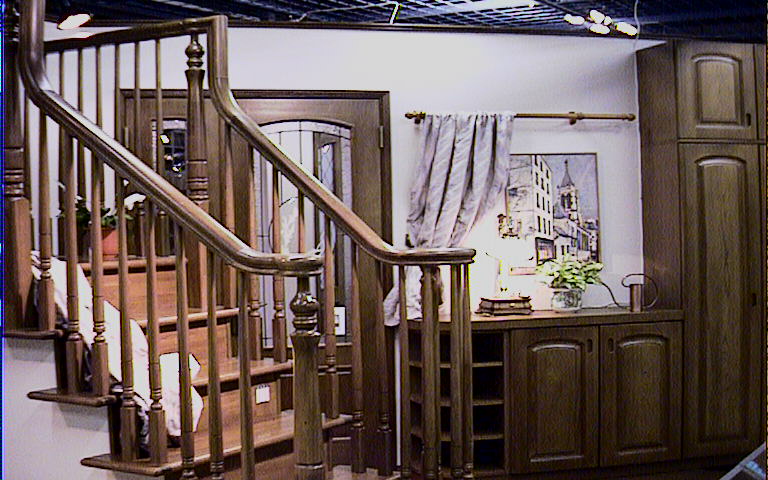
//> input picture 20191031_blurAndRelief/cap3_07a.bmp, 768 x 480 px
$ ./radial_and_relief_main   (built with g++ and OpenCV 4)
//> lines starting //> are read from the running program, lines starting //| are printed output that depends on the picture
#include <opencv2/opencv.hpp>
#include <iostream>
#include <stdlib.h>

using namespace std;
using namespace cv;

void effect_3_14(Mat img, Mat outimg, double ef);
void effect_3_19(Mat img, Mat outimg);
int absi(int x);
int crgb(int x);
void adjustLightSourse();
int lighting(int g, double dx, double dy, double dz, double x, double y, double z);

double lx = -1.0, ly = -1.0, lz = 1.0;
double mil = 130;
double env = 30;
#define NN 17
#define NF 8

int main() {

	Mat src, res1, res2;
	src = imread("cap3_07a.bmp"); //test image
//> src is the input picture: 480 rows x 768 cols, CV_8UC3; mean B, G, R 90.1, 93, 108.8
	imshow("src", src);


	res1 = src.clone();
	res2 = src.clone();


	effect_3_14(src, res1, 50);
//> the loop in effect_3_14, `for (y = 0; y <= y2; y++)` made 480 passes
//> (rr, gg, bb, dy) on passes 1 to 3: (128, 155, 295, -239.5), (34, 49, 192, -238.5), (139, 154, 300, -237.5)
//> after the loop in effect_3_14, `for (y = 0; y <= y2; y++)`: rr = 708; gg = 642; bb = 638; oo = 11; dx = 383.5; dy = 239.5; rate = 6.25; pat_sum = 11
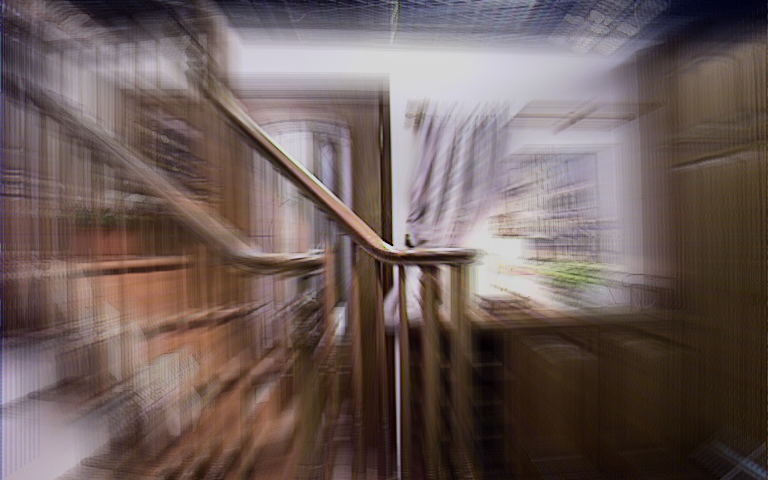
//> res1: 480 rows x 768 cols, CV_8UC3; mean B, G, R 90.1, 93.3, 109.1
	effect_3_19(src, res2);
//> the loop in effect_3_19, `for (y = y1; y <= y2; y++)` made 480 passes
//> (rrx, rry) on passes 1 to 3: (5, -9), (5, 1), (12, -218)
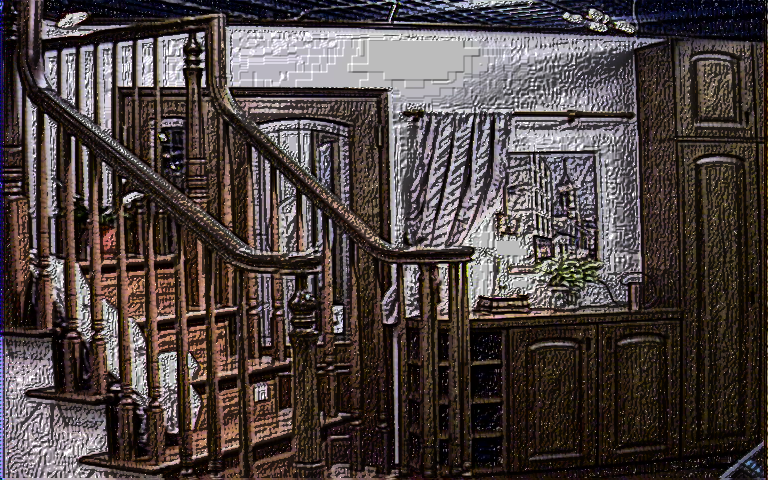
//> res2: 480 rows x 768 cols, CV_8UC3; mean B, G, R 64.5, 66.3, 76.3

	imshow("radial blur ", res1);
	imshow("relief transformation", res2);

	imwrite("radial_blur.bmp", res1);
	imwrite("relief_transformation.bmp", res2);

	waitKey(0);
	return 0;
}
int absi(int x)
{
	if (x < 0) return -x;
	return x;
}

int crgb(int x)
{
	if (x < 0) return 0;
	if (x > 255) return 255;
	return x;
}

void effect_3_14(Mat img, Mat outimg, double ef)// 放射狀模糊化
{
	int val;
	double rate;
	int i;
	int x, y;
	int xx, yy;
	int rr, gg, bb, oo;
	int endn;
	Vec3b col, ncol;
	int mx;
	int pat_sum, pat;
	double rad, dis, disI;
	double ox, oy;
	double disMAX;
	double dx, dy;
	int x1, y1, x2, y2;

	x1 = 0;
	y1 = 0;
	x2 = img.cols - 1;
	y2 = img.rows - 1;

	ox = (double)(x2 - x1) / 2.0;
	oy = (double)(y2 - y1) / 2.0;
	dx = (double)x2 - ox;
	dy = (double)y2 - oy;
	disMAX = sqrt(dx*dx + dy * dy);

	for (y = 0; y <= y2; y++) {
		for (x = 0; x <= x2; x++) {
			rr = gg = bb = oo = 0;
			dx = (double)x - ox;
			dy = (double)y - oy;
			if (dx != 0.0) rad = atan(dy / dx);
			else rad = 3.14159265 / 2.0;
			dis = sqrt(dx*dx + dy * dy);
			rate = ef * dis / disMAX;
			rate /= ((double)NF);
			pat_sum = 0;

			for (i = 0; i<NN; i++) {
				if (i == NF) pat = 3;
				else pat = 1;
				disI = (double)(i - NF)*rate;
				xx = (int)(disI*cos(rad)) + x;
				yy = (int)(disI*sin(rad)) + y;
				if (yy >= 0 && yy < img.rows) {
					if (xx >= 0 && xx < img.cols) {
						ncol.val[2] = img.ptr<Vec3b>(yy)[xx].val[2];
						ncol.val[1] = img.ptr<Vec3b>(yy)[xx].val[1];
						ncol.val[0] = img.ptr<Vec3b>(yy)[xx].val[0];
						rr += ncol.val[2] * pat;
						gg += ncol.val[1] * pat;
						bb += ncol.val[0] * pat;
						oo += pat;
						pat_sum += pat;
					}
				}
			}
			if (y >= 0 && y < img.rows) {
				if (x  >= 0 && x< img.cols) {
					col.val[2] = rr / (oo);
					col.val[1] = gg / (oo);
					col.val[0] = bb / (oo);
					outimg.at<Vec3b>(y, x) = col;
				}
			}
		}
	}
}
void effect_3_19(Mat img, Mat outimg) //浮雕處理
{
	int val;
	int sobel1[9] = {
		1, 0,-1,
		2, 0,-2,
		1, 0,-1 };
	int sobel2[9] = {
		1, 2, 1,
		0, 0, 0,
		-1,-2,-1 };
	int x, y;
	int xx, yy;
	double dx, dy, dz;
	int hh;
	int du, dd, dl, dr;
	int endn;
	int c1, c2;
	int rrx, ggx, bbx;
	int rry, ggy, bby;
	int rr, gg, bb;
	Vec3b col, ncol, ocol;
	int *sobel;
	int sadr;
	int rate, vh;
	int gray;
	int x1, y1, x2, y2;

	x1 = 0;
	y1 = 0;
	x2 = img.cols - 1;
	y2 = img.rows - 1;

	adjustLightSourse();
	for (y = y1; y <= y2; y++) {
		for (x = x1; x <= x2; x++) {
			rrx = ggx = bbx = 0;
			rry = ggy = bby = 0;
			sadr = 0;
			for (yy = 0; yy<3; yy++) {
				for (xx = 0; xx<3; xx++) {
					if (y + yy-1 >= 0 && y + yy -1 < img.rows) {
						if (x + xx - 1 >= 0 && x + xx -1 < img.cols) {
							col.val[2] = img.ptr<Vec3b>(y + yy - 1)[x + xx - 1].val[2];
							col.val[1] = img.ptr<Vec3b>(y + yy - 1)[x + xx - 1].val[1];
							col.val[0] = img.ptr<Vec3b>(y + yy - 1)[x + xx - 1].val[0];
							rr = col.val[2];
							gg = col.val[1];
							bb = col.val[0];
							gray = (bb * 28 + 77 * rr + gg * 151) / 256;
							rrx += gray * sobel1[sadr];
							rry += gray * sobel2[sadr];
						}
					}
					sadr++;
				}
			}
			dx = (double)rrx;
			dy = (double)rry;
			dz = 16.0;
			if (y + yy - 1 >= 0 && y + yy - 1 < img.rows) {
				if (x + xx - 1 >= 0 && x + xx - 1 < img.cols) {
					ncol.val[2] = img.ptr<Vec3b>(y + yy - 1)[x + xx - 1].val[2];
					ncol.val[1] = img.ptr<Vec3b>(y + yy - 1)[x + xx - 1].val[1];
					ncol.val[0] = img.ptr<Vec3b>(y + yy - 1)[x + xx - 1].val[0];
					rr = lighting(ncol.val[2], dx, dy, dz, (double)(x - x1), (double)(y - y1), 0.0);
					gg = lighting(ncol.val[1], dx, dy, dz, (double)(x - x1), (double)(y - y1), 0.0);
					bb = lighting(ncol.val[0], dx, dy, dz, (double)(x - x1), (double)(y - y1), 0.0);
					ocol.val[2] = rr;
					ocol.val[1] = gg;
					ocol.val[0] = bb;
					if (y >= 0 && y < img.rows) {
						if (x >= 0 && x< img.cols) {
							outimg.at<Vec3b>(y, x) = ocol;
						}
					}
				}
			}
		}
	}
}
void adjustLightSourse() {
	double abl;

	abl = sqrt(lx*lx + ly * ly + lz * lz);
	lx = lx / abl;
	ly = ly / abl;
	lz = lz / abl;
}
int lighting(int g, double dx, double dy, double dz, double x, double y, double z)
{
	double cosT, cosT2;
	double rx, ry, rz;
	double abl;
	double env2;
	int res;

	abl = sqrt(dx*dx + dy * dy + dz * dz);
	dx = dx / abl;
	dy = dy / abl;
	dz = dz / abl;
	cosT = dx * lx + dy * ly + dz * lz;
	rz = 2.0*cosT*dz - lz;
	if (rz>0.0)
		cosT2 = rz * rz*rz*rz*rz*rz*rz*rz*rz*rz*rz*rz;// n=12;
	else
		cosT2 = 0;
	if (cosT<0.0) cosT = 0.0;
	env2 = env * 255.0 / 100.0;
	res = (int)((cosT*255.0 + env2)*(double)g / 255.0);
	if (res>g) res = g;
	res += (mil*cosT2);
	if (res>255) res = 255;
	if (res<0) res = 0;
	return res;
}

$ run again, with 20191031_blurAndRelief/cap3_02a.bmp copied over 20191031_blurAndRelief/cap3_07a.bmp
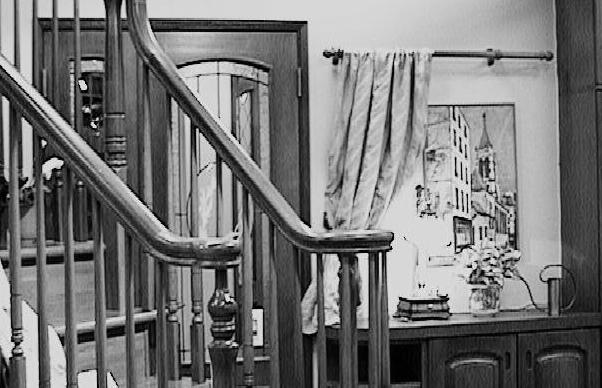
//> input picture 20191031_blurAndRelief/cap3_02a.bmp, 602 x 388 px
//> src is the input picture: 388 rows x 602 cols, CV_8UC3; min 0, max 245, mean 117.7
//> the loop in effect_3_14, `for (y = 0; y <= y2; y++)` made 388 passes
//> (rr, gg, bb, dy) on passes 1 to 3: (866, 866, 866, -193.5), (866, 866, 866, -192.5), (842, 842, 842, -191.5)
//> after the loop in effect_3_14, `for (y = 0; y <= y2; y++)`: rr = 377; oo = 11; dx = 300.5; dy = 193.5; rate = 6.25; pat_sum = 11
//> `effect_3_14(src, res1, 50);`:
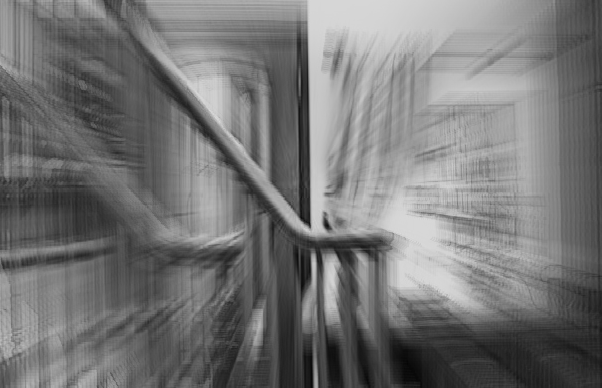
//> res1: 388 rows x 602 cols, CV_8UC3; min 5, max 219, mean 117.4
//> the loop in effect_3_19, `for (y = y1; y <= y2; y++)` made 388 passes
//> (rrx, rry) on passes 1 to 3: (303, -323), (409, -9), (412, 2)
//> `effect_3_19(src, res2);`:
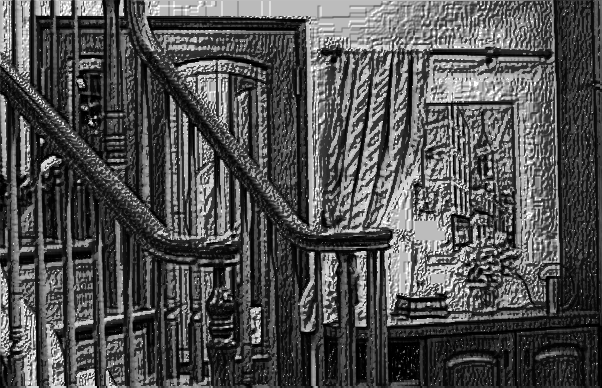
//> res2: 388 rows x 602 cols, CV_8UC3; min 0, max 255, mean 80.3

$ run again, with 20191031_blurAndRelief/relief transformation.bmp copied over 20191031_blurAndRelief/cap3_07a.bmp
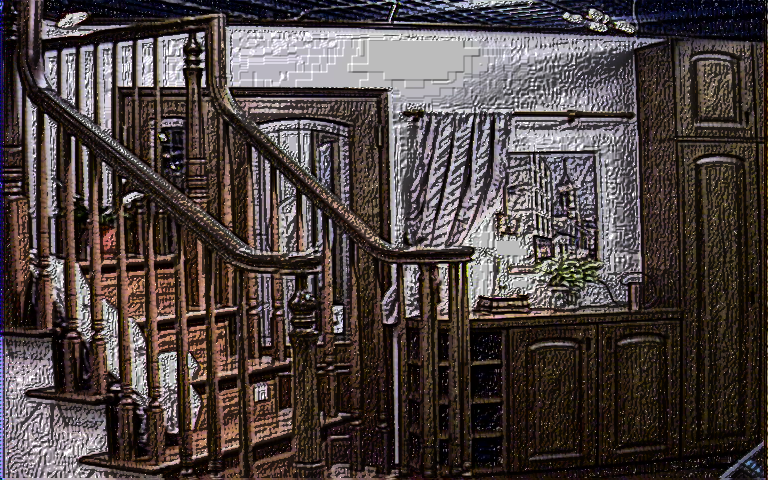
//> input picture 20191031_blurAndRelief/relief transformation.bmp, 768 x 480 px
//> src is the input picture: 480 rows x 768 cols, CV_8UC3; mean B, G, R 64.5, 66.3, 76.3
//> the loop in effect_3_14, `for (y = 0; y <= y2; y++)` made 480 passes
//> (rr, gg, bb, dy) on passes 1 to 3: (127, 154, 282, -239.5), (49, 67, 178, -238.5), (127, 149, 254, -237.5)
//> after the loop in effect_3_14, `for (y = 0; y <= y2; y++)`: rr = 376; gg = 275; bb = 226; oo = 11; dx = 383.5; dy = 239.5; rate = 6.25; pat_sum = 11
//> `effect_3_14(src, res1, 50);`:
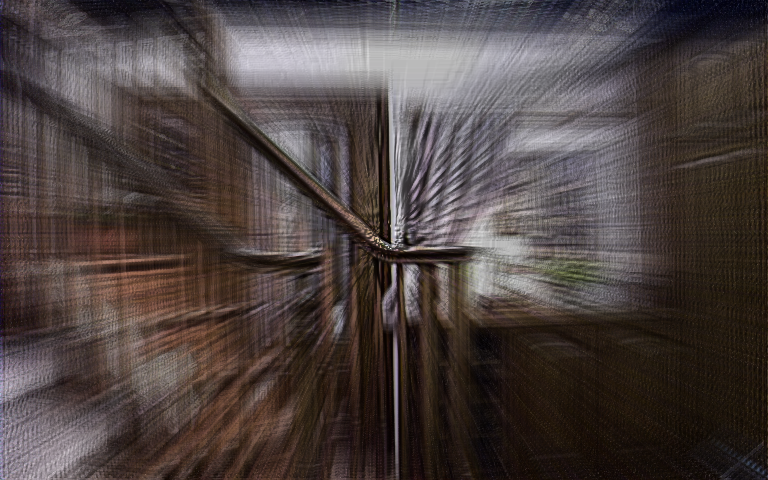
//> res1: 480 rows x 768 cols, CV_8UC3; mean B, G, R 64.4, 66.3, 76.4
//> the loop in effect_3_19, `for (y = y1; y <= y2; y++)` made 480 passes
//> (rrx, rry) on passes 1 to 3: (5, -9), (5, 1), (12, -218)
//> `effect_3_19(src, res2);`:
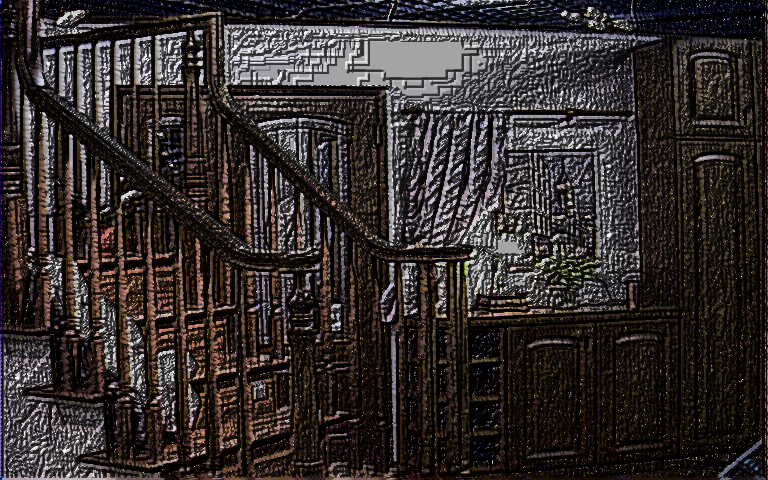
//> res2: 480 rows x 768 cols, CV_8UC3; mean B, G, R 43.5, 44.8, 51.6
